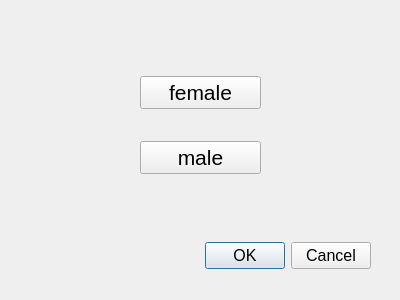
<?xml version="1.0" encoding="UTF-8"?>
<ui version="4.0">
 <class>gender_dialog</class>
 <widget class="QDialog" name="gender_dialog">
  <property name="geometry">
   <rect>
    <x>0</x>
    <y>0</y>
    <width>400</width>
    <height>300</height>
   </rect>
  </property>
  <property name="font">
   <font>
    <pointsize>12</pointsize>
   </font>
  </property>
  <property name="windowTitle">
   <string>Dialog</string>
  </property>
  <widget class="QDialogButtonBox" name="buttonBox">
   <property name="geometry">
    <rect>
     <x>30</x>
     <y>240</y>
     <width>341</width>
     <height>32</height>
    </rect>
   </property>
   <property name="orientation">
    <enum>Qt::Horizontal</enum>
   </property>
   <property name="standardButtons">
    <set>QDialogButtonBox::Cancel|QDialogButtonBox::Ok</set>
   </property>
  </widget>
  <widget class="QWidget" name="">
   <property name="geometry">
    <rect>
     <x>140</x>
     <y>50</y>
     <width>121</width>
     <height>151</height>
    </rect>
   </property>
   <property name="font">
    <font>
     <pointsize>16</pointsize>
    </font>
   </property>
   <layout class="QVBoxLayout" name="verticalLayout">
    <item>
     <widget class="QPushButton" name="pushButton_female">
      <property name="font">
       <font>
        <pointsize>16</pointsize>
       </font>
      </property>
      <property name="text">
       <string>female</string>
      </property>
     </widget>
    </item>
    <item>
     <widget class="QPushButton" name="pushButton_male">
      <property name="font">
       <font>
        <pointsize>16</pointsize>
       </font>
      </property>
      <property name="text">
       <string>male</string>
      </property>
     </widget>
    </item>
   </layout>
  </widget>
 </widget>
 <resources/>
 <connections>
  <connection>
   <sender>buttonBox</sender>
   <signal>accepted()</signal>
   <receiver>gender_dialog</receiver>
   <slot>accept()</slot>
   <hints>
    <hint type="sourcelabel">
     <x>248</x>
     <y>254</y>
    </hint>
    <hint type="destinationlabel">
     <x>157</x>
     <y>274</y>
    </hint>
   </hints>
  </connection>
  <connection>
   <sender>buttonBox</sender>
   <signal>rejected()</signal>
   <receiver>gender_dialog</receiver>
   <slot>reject()</slot>
   <hints>
    <hint type="sourcelabel">
     <x>316</x>
     <y>260</y>
    </hint>
    <hint type="destinationlabel">
     <x>286</x>
     <y>274</y>
    </hint>
   </hints>
  </connection>
 </connections>
</ui>
